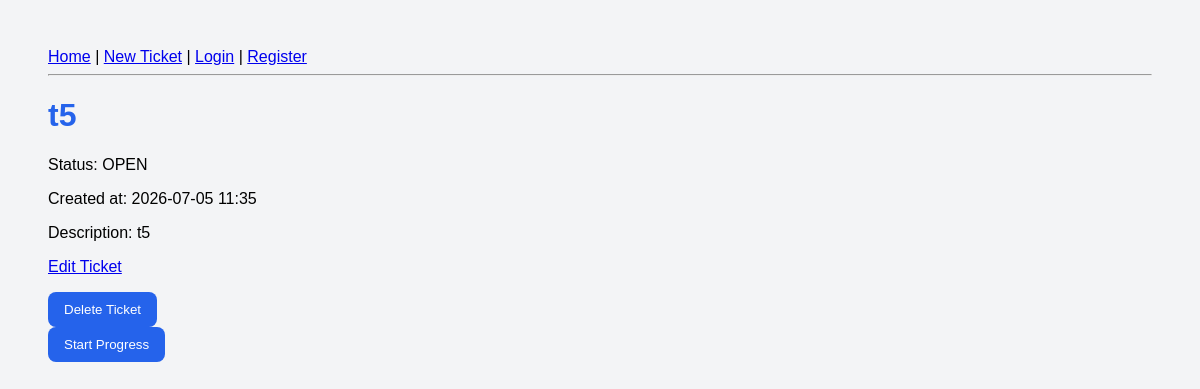
The app's page /tickets/4 with its own data.
### tables this page shows
CREATE TABLE tickets (
            id INTEGER PRIMARY KEY AUTOINCREMENT,
            title TEXT NOT NULL,
            status TEXT NOT NULL,
            description TEXT NOT NULL
        , user_id INTEGER REFERENCES users(id), created_at TEXT);

### ticket_routes.py (the view)
@ticket_bp.route("/tickets/<int:ticket_id>")
def ticket_details(ticket_id):
    selected_ticket = get_ticket_by_id(ticket_id)
    if selected_ticket is None:
        abort(404)
    return render_template("ticket_details.html", ticket=selected_ticket)

### database.py (called while the page is built)
def get_connection():
    connection = sqlite3.connect(DATABASE_NAME)
    connection.row_factory = sqlite3.Row # this allows us to access columns by name instead of index
    return connection

### ticket_repository.py (called while the page is built)
def row_to_ticket(row):
    return Ticket(
        id=row["id"],
        title=row["title"],
        status=TicketStatus(row["status"]),
        description=row["description"],
        user_id=row["user_id"],
        created_at=row["created_at"]
    )

def find_by_id(ticket_id):
    connection = get_connection()
    row = connection.execute(
        "SELECT * FROM tickets WHERE id = ?",
        (ticket_id,)
    ).fetchone()
    connection.close()
    if row is None:
        return None
    return row_to_ticket(row)

### ticket_service.py (called while the page is built)
def get_ticket_by_id(ticket_id):
    return find_by_id(ticket_id)

### templates/ticket_details.html (shortened to what this page needs)
{% extends "base.html" %}
{% block content %}
{% if ticket %}
    <h1>{{ ticket.title }}</h1>
    <p>Status: {{ ticket.status.value }}</p>
    <p>Created at: {{ ticket.created_at }}</p>
    <p>Description: {{ ticket.description }}</p>
    <p>
        <a href="{{ url_for('tickets.edit_ticket_form', ticket_id=ticket.id) }}">
            Edit Ticket
        </a>
    </p>
    <form action="{{ url_for('tickets.delete_ticket_route', ticket_id=ticket.id) }}" method="post">
        <button type="submit">Delete Ticket</button>
    </form>
    {% if ticket.status.value == "OPEN" %}
        <form action="{{ url_for('tickets.start_progress_ticket_route', ticket_id=ticket.id) }}" method="post">
            <button type="submit">Start Progress</button>
        </form>
    {% elif ticket.status.value == "IN_PROGRESS" %}
        <form action="{{ url_for('tickets.resolve_ticket_route', ticket_id=ticket.id) }}" method="post">
            <button type="submit">Resolve Ticket</button>
        </form>
    {% else %}
        <p>This ticket is resolved.</p>
    {% endif %}
{% else %}
    <h1>Ticket not found</h1>
{% endif %}
{% endblock %}

### static/css/style.css (style rules this page uses)
body { font-family: Arial, sans-serif; background-color: #f3f4f6; padding: 40px; }
h1 { color: #2563eb; }
button { padding: 10px 16px; border: none; background-color: #2563eb; color: white; border-radius: 8px; cursor: pointer; }

### records on screen
tickets: title "t5", status.value "OPEN", created_at "2026-07-05 11:35", description "t5"
